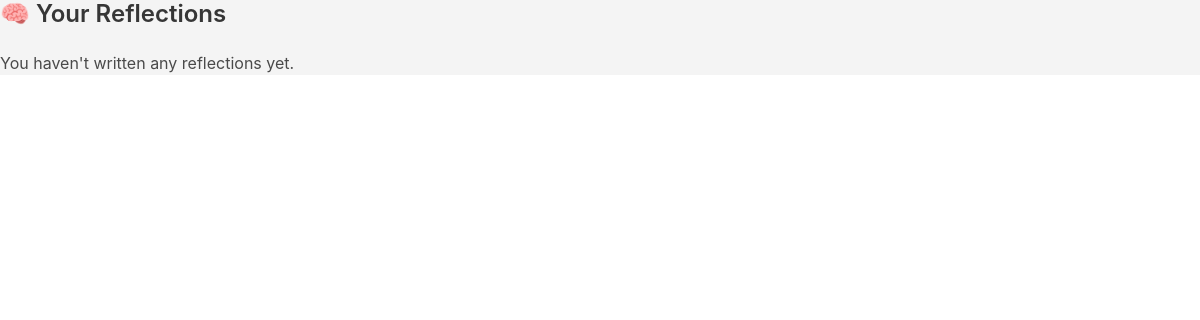
Before: /reflections/ (signed in) with the older database file.
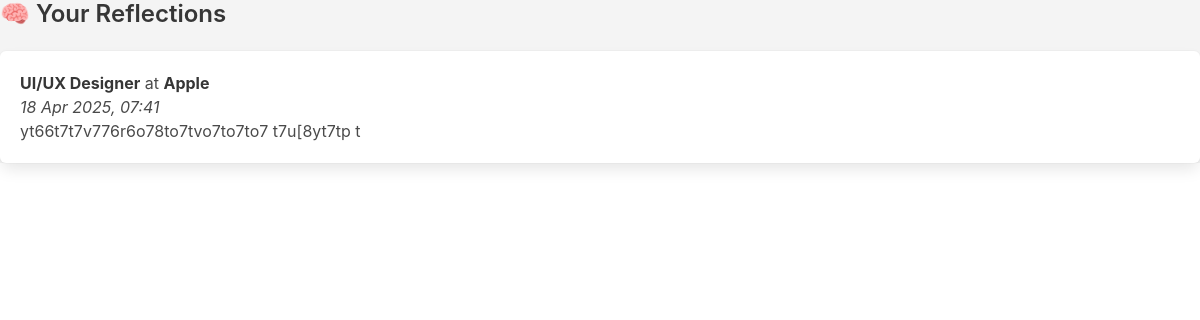
After: the same page with the newer database file.
### jobs/models.py (models this page shows, shortened)
class Reflection(models.Model):
    job_title = models.CharField(max_length=255)
    company_name = models.CharField(max_length=255)
    reflection_text = models.TextField()
    date = models.DateTimeField(auto_now_add=True)
    user = models.ForeignKey(User, on_delete=models.CASCADE)

### jobs/views.py (the view)
# urls.py: path('reflections/', views.reflection_list, name='reflection_list'),
def reflection_list(request):
    reflections = Reflection.objects.filter(user=request.user).order_by('-date')
    return render(request, 'reflection_list.html', {'reflections': reflections})

### jobs/templates/reflection_list.html
{% extends 'base.html' %}
{% block content %}
  <h2 class="title is-4">🧠 Your Reflections</h2>
  {% if reflections %}
    {% for reflection in reflections %}
      <div class="box">
        <p><strong>{{ reflection.job_title }}</strong> at <strong>{{ reflection.company_name }}</strong></p>
        <p><em>{{ reflection.date|date:"d M Y, H:i" }}</em></p>
        <p>{{ reflection.reflection_text }}</p>
      </div>
    {% endfor %}
  {% else %}
    <p>You haven't written any reflections yet.</p>
  {% endif %}
{% endblock %}

Changed rows visible on the page:
added Reflection: job_title "UI/UX Designer", company_name "Apple", date "18 Apr 2025, 07:41", reflection_text "yt66t7t7v776r6o78to7tvo7to7to7 t7u[8yt7tp t"
Other visible differences:
text no longer shown: "You haven't written any reflections yet."
